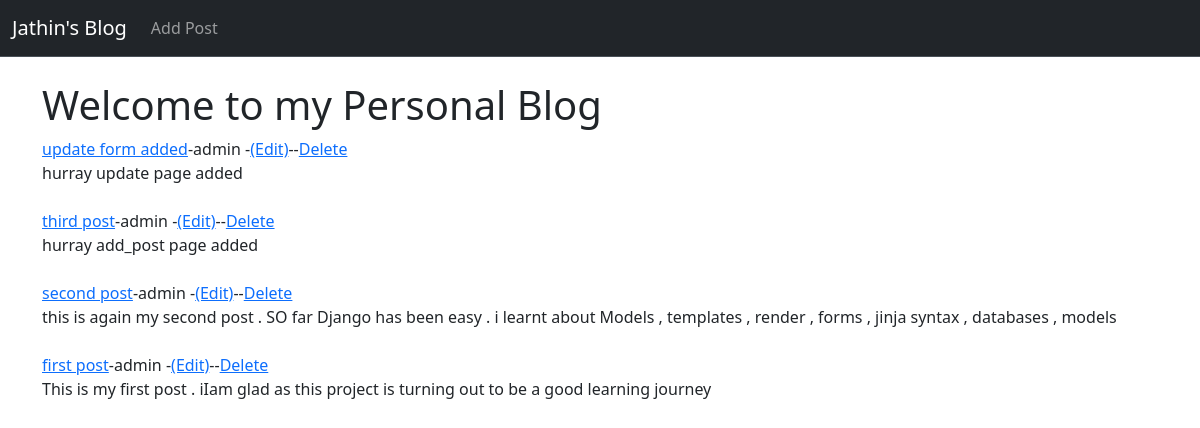
Before: / with the older database file.
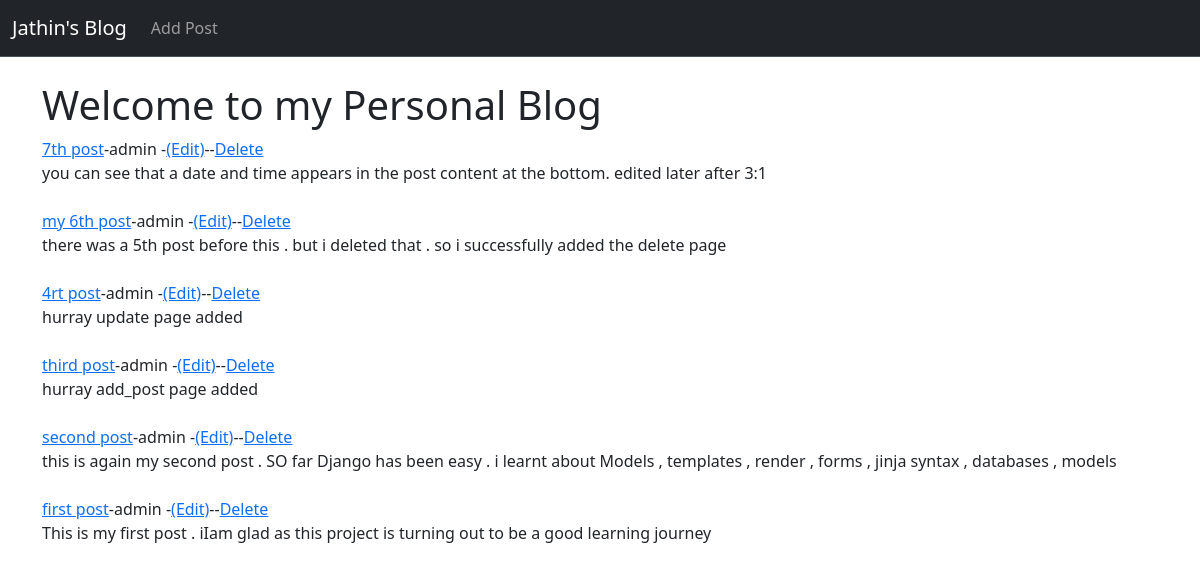
After: the same page with the newer database file.
### post/models.py (models this page shows, shortened)
class Post(models.Model):
    title = models.CharField(max_length=50)
    title_tag=models.CharField(max_length=20, null=True)
    author = models.ForeignKey(User, on_delete=models.CASCADE)
    body = models.TextField()
    post_time=models.TimeField(auto_now_add=True)
    post_date=models.DateField(auto_now_add=True)

### post/views.py (the view)
# urls.py: path('',Homeview.as_view(),name='home' ),
class Homeview(ListView):
    model= Post
    template_name='index.html'
    ordering='-id'

### post/templates/index.html (shortened to what this page needs)
{% extends 'base.html' %}
{% block content %}
    <h1>Welcome to my Personal Blog</h1>
    {% for post in object_list %}
<a href="{% url 'articleview' post.id %}">{{post.title}}</a>-{{post.author}} -<a href="{% url 'updatepost' post.id %}">(Edit)</a>--<a href="{% url 'deletepost' post.id %}">Delete</a><br>
{{post.body}} <br> <br>
    {% endfor %}
    {% endblock %}

### post/templates/base.html (shortened to what this page needs)
<!doctype html>
<html lang="en">
  <head>
    <link href="https://cdn.jsdelivr.net/npm/bootstrap@5.3.3/dist/css/bootstrap.min.css" rel="stylesheet">
  </head>
  <body>
    <nav class="navbar bg-dark border-bottom border-bodynavbar navbar-expand-lg " data-bs-theme="dark">
        <div class="container-fluid">
          <a class="navbar-brand" href="{% url 'home' %}">Jathin's Blog</a>
          <div class="collapse navbar-collapse" id="navbarSupportedContent">
            <ul class="navbar-nav me-auto mb-2 mb-lg-0">
              <li class="nav-item">
                <a class="nav-link" href="{% url 'addpost' %}">Add Post</a>
              </li>
            </ul>
          </div>
        </div>
      </nav>
    <br>
    <div class="container">
    {% block content %}
    {% endblock %}
    </div>
  </body>
</html>

Changed rows visible on the page:
added Post: title "7th post", author "admin", body "you can see that a date and time appears in the post content at the bottom. edited later after 3:1"
added Post: title "my 6th post", author "admin", body "there was a 5th post before this . but i deleted that . so i successfully added the delete page"
changed Post "hurray update page added": title "update form added" → "4rt post"
